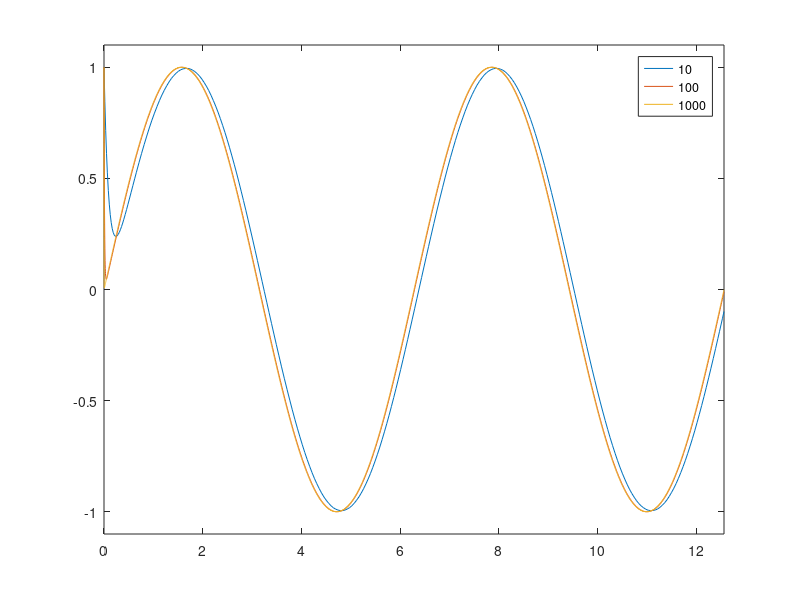

Source code (MATLAB):
% global stiffness
% stiffness = 0.1
a=2;

function xdot = f1(t,x)
  xdot = [10*(sin(t)-x(1))];
endfunction
function xdot = f2(t,x)
  xdot = [100*(sin(t)-x(1))];
endfunction
function xdot = f3(t,x)
  xdot = [1000*(sin(t)-x(1))];
endfunction

[t1,x1] = ode45(@f1, [0,4*pi], [1]);
[t2,x2] = ode45(@f2, [0,4*pi], [1]);
[t3,x3] = ode45(@f3, [0,4*pi], [1]);
plot(t1,x1,t2,x2,t3,x3);
legend('10','100','1000');

axis([0 4*pi -1.1 1.1]);
print("stiff.pdf","-dpdf");

numel(t1)
numel(t2)
numel(t3)


